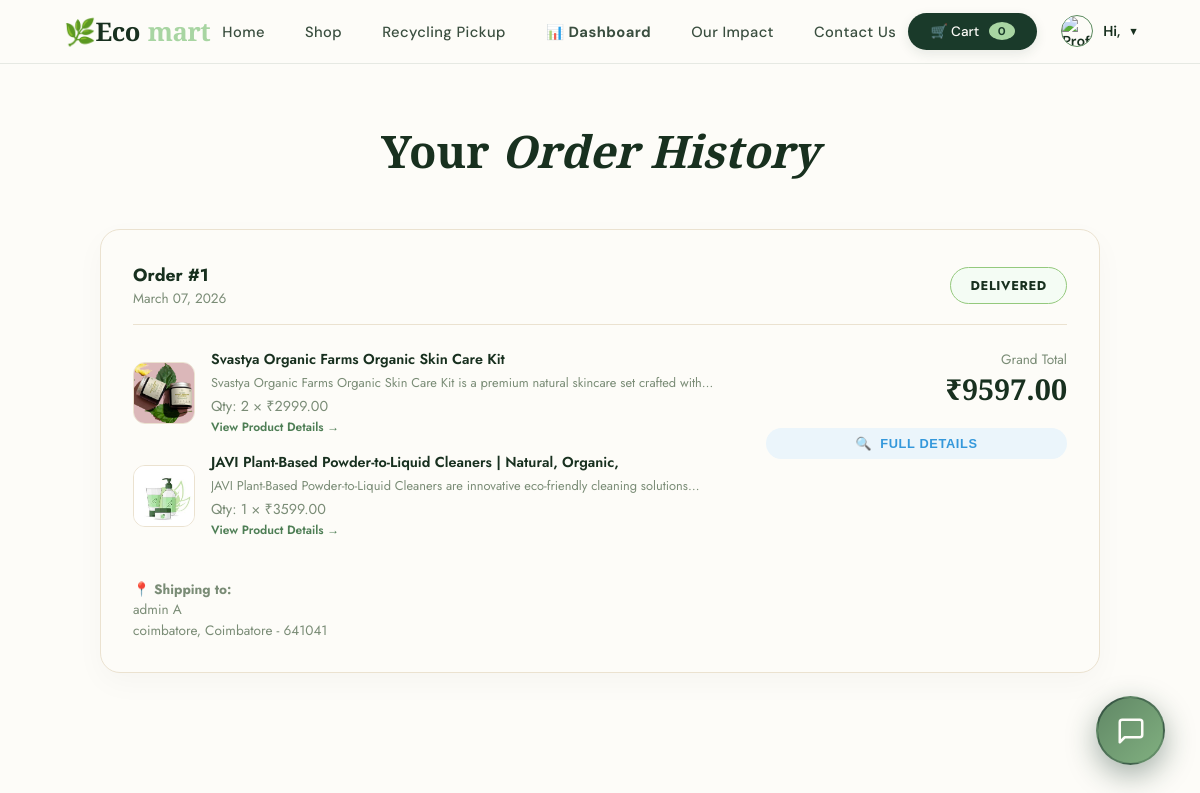
The page /my-orders (signed in) on the database as committed earlier.
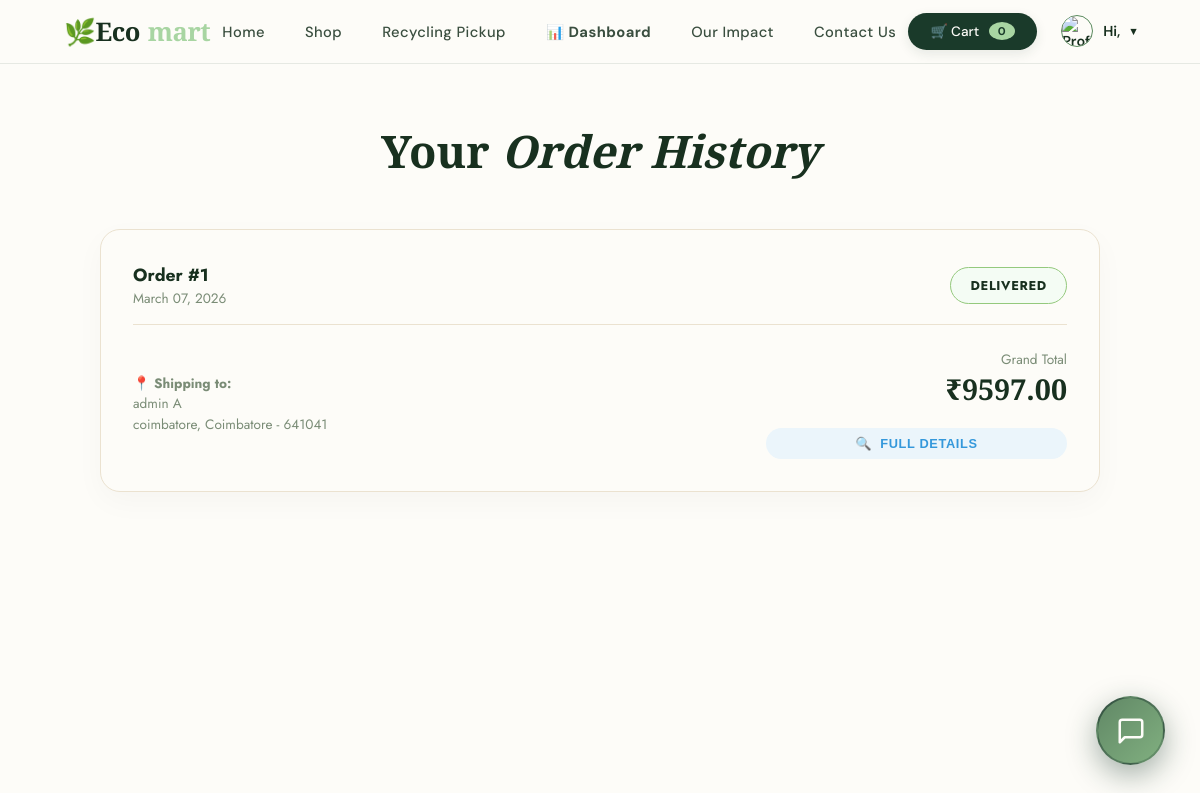
The same page on the database as committed later.
### myapp/models.py (models this page shows, shortened)
class Order(models.Model):
    user = models.ForeignKey(Register, on_delete=models.CASCADE)
    full_name = models.CharField(max_length=200)
    email = models.EmailField()
    phone = models.CharField(max_length=15)
    address = models.TextField()
    city = models.CharField(max_length=100)
    zip_code = models.CharField(max_length=10)
    total_price = models.DecimalField(max_digits=10, decimal_places=2)
    created_at = models.DateTimeField(auto_now_add=True)
    STATUS_CHOICES = (
        ('Pending', 'Pending'),
        ('Paid', 'Paid'),
        ('Shipped', 'Shipped'),
        ('Out for Delivery', 'Out for Delivery'),
        ('Delivered', 'Delivered'),
        ('Cancelled', 'Cancelled'),
    )
    status = models.CharField(max_length=20, choices=STATUS_CHOICES, default='Pending')

class OrderItem(models.Model):
    order = models.ForeignKey(Order, on_delete=models.CASCADE, related_name='items')
    product = models.ForeignKey(product, on_delete=models.CASCADE)
    price = models.DecimalField(max_digits=10, decimal_places=2)
    quantity = models.PositiveIntegerField(default=1)

class product(models.Model):
    product_img = models.ImageField(upload_to='uploads', null=True, blank=True)
    product_Categorie = models.ForeignKey(Category, on_delete=models.CASCADE, null=True)
    product_name = models.CharField(max_length=100)
    product_des = models.CharField(max_length=200)
    product_price = models.DecimalField(max_digits=10, decimal_places=2)
    carbon_footprint = models.DecimalField(max_digits=10, decimal_places=2, default=0.00)

### myapp/views.py (the view)
# urls.py: path('my-orders', views.my_orders, name='my_orders'),
def my_orders(request):
    if 'user_id' not in request.session:
        return redirect('signin')
    user = Register.objects.get(id=request.session['user_id'])
    orders = Order.objects.filter(user=user).order_by('-created_at')
    return render(request, 'Pages/orders.html', {'orders': orders})

### myapp/context_processors.py (called while the page is built)
def cart_count(request):
    count = 0
    user_role = request.session.get('user_role', 'User')
    if 'user_id' in request.session:
        user_id = request.session['user_id']
        try:
            user = Register.objects.get(id=user_id)
            if user.role != user_role:
                request.session['user_role'] = user.role
                user_role = user.role
        except Register.DoesNotExist:
            request.session.flush()
            return {'cart_count': 0, 'user_role': 'User'}
        cart_items = Cart.objects.filter(user_id=user_id)
        count = sum(item.quantity for item in cart_items)
    return {
        'cart_count': count,
        'user_role': user_role
    }

### myapp/templates/Pages/orders.html (shortened to what this page needs)
{% load static %}
<!DOCTYPE html>
<html lang="en">
<head>
</head>
<body>
    {% include 'base.html' %}
    <div class="orders-container">
        <h1>Your <em>Order History</em></h1>
        {% if orders %}
        {% for order in orders %}
        <div class="order-card">
            <div class="order-header">
                <div>
                    <div class="order-id">Order #{{ order.id }}</div>
                    <div class="order-date">{{ order.created_at|date:"F d, Y" }}</div>
                </div>
                <div class="status-badge
            {% if order.status == 'Pending' %}status-pending
            {% elif order.status == 'Paid' %}status-paid
            {% elif order.status == 'Shipped' %}status-shipped
            {% elif order.status == 'Delivered' %}status-delivered
            {% elif order.status == 'Out for Delivery' %}status-out{% endif %}">
                    {{ order.status }}
                </div>
            </div>
            <div class="order-content">
                <div class="items-list">
                    {% for item in order.items.all %}
                    <div class="item-row">
                        {% if item.product.product_img %}
                        <img src="{{ item.product.product_img.url }}" alt="{{ item.product.product_name }}"
                            class="item-img">
                        {% else %}
                        <div class="item-img"
                            style="display:flex; align-items:center; justify-content:center; background: #f0f0f0;">🌿
                        </div>
                        {% endif %}
                        <div class="item-info">
                            <div style="font-weight:600; color: var(--forest);">{{ item.product.product_name }}</div>
                            <div style="color:var(--muted); font-size: 0.8rem; margin: 4px 0; display: -webkit-box; -webkit-line-clamp: 1; line-clamp: 1; -webkit-box-orient: vertical; overflow: hidden;">
                                {{ item.product.product_des }}
                            </div>
                            <div style="color:var(--muted);">Qty: {{ item.quantity }} × ₹{{ item.price }}</div>
                            <a href="{% url 'product_details' item.product.id %}" style="font-size: 0.75rem; color: var(--sage); text-decoration: none; font-weight: 600;">View Product Details →</a>
                        </div>
                    </div>
                    {% endfor %}
                    <div class="shipping-info">
                        <strong>📍 Shipping to:</strong><br>
                        {{ order.full_name }}<br>
                        {{ order.address }}, {{ order.city }} - {{ order.zip_code }}
                    </div>
                </div>
                <div class="order-total">
                    <div style="font-size: 0.85rem; color: var(--muted);">Grand Total</div>
                    <div class="total-price">₹{{ order.total_price }}</div>
                    <button class="status-badge status-shipped" style="margin-top: 20px; border: none; cursor: pointer; display: flex; align-items: center; gap: 8px; width: 100%; justify-content: center;" onclick="toggleOrderModal('orderModal-{{ order.id }}')">
                        <span>🔍</span> Full Details
                    </button>
                </div>
            </div>
        </div>
        {% endfor %}
        {% endif %}
    </div>
</body>
</html>

### myapp/templates/base.html (shortened to what this page needs)
{% load static %}
<nav class="unified-nav" id="mainNavbar">
    <a href="/" class="nav-logo">🌿Eco<span>mart</span></a>
    <ul class="nav-links">
        <li><a href="{% url 'index' %}">Home</a></li>
        <li><a href="{% url 'product' %}">Shop</a></li>
        <li><a href="{% url 'request_pickup' %}">Recycling Pickup</a></li>
        {% if user_role == 'Admin' %}
        <li><a href="{% url 'admin_dashboard' %}" style="color: var(--sage-base); font-weight: 700;">📊 Dashboard</a>
        </li>
        {% endif %}
        <li><a href="/#impact">Our Impact</a></li>
        <li><a href="{% url 'contact_us' %}">Contact Us</a></li>
    </ul>
    <div class="nav-right">
        {% if request.session.user_id %}
        <a href="{% url 'view_cart' %}" class="nav-cart-btn">
            🛒 Cart <span class="cart-count">{{ cart_count }}</span>
        </a>
        <div class="user-dropdown">
            <div class="nav-user-info" id="dropdownToggle" style="display: flex; align-items: center; gap: 10px;">
                {% if request.session.user_image %}
                <img src="{{ request.session.user_image }}" alt="Profile"
                    style="width: 30px; height: 30px; border-radius: 50%; object-fit: cover; border: 1.5px solid var(--sage-base);">
                {% else %}
                <div
                    style="width: 30px; height: 30px; border-radius: 50%; background: var(--cream-base); display: flex; align-items: center; justify-content: center; font-size: 0.8rem; border: 1.5px solid var(--sage-base);">
                    👤</div>
                {% endif %}
                <span>Hi, {{ request.session.user_name }}</span> <span id="arrowIcon"
                    style="font-size: 0.7rem;">▾</span>
            </div>
        </div>
        {% else %}
        <a href="{% url 'signin' %}" class="nav-cta-btn">Sign In</a>
        {% endif %}
    </div>
</nav>
<div class="chatbot-btn" id="openChat">
    <svg width="30" height="30" viewBox="0 0 24 24" fill="none" stroke="currentColor" stroke-width="2"
        stroke-linecap="round" stroke-linejoin="round">
        <path d="M21 15a2 2 0 0 1-2 2H7l-4 4V5a2 2 0 0 1 2-2h14a2 2 0 0 1 2 2z"></path>
    </svg>
</div>

### myapp/templates/Pages/orders.html (style rules this page uses)
:root { --forest: #18301f; --moss: #2b5235; --sage: #4e7e55; --mint: #94c97d; --cream: #f6f1e8; --sand: #ebe2d0; --white: #fdfcf8; --text: #1a2418; --muted: #7a8c76; }
body { font-family: 'Jost', sans-serif; background: var(--white); color: var(--text); margin: 0; padding: 0; }
.orders-container { max-width: 1000px; margin: 120px auto 60px; padding: 0 2rem; }
h1 { font-family: 'Cormorant Garamond', serif; font-size: 2.8rem; color: var(--forest); margin-bottom: 3rem; text-align: center; }
.order-card { background: var(--white); border: 1px solid var(--sand); border-radius: 20px; padding: 2rem; margin-bottom: 2rem; box-shadow: 0 10px 30px rgba(0, 0, 0, 0.03); transition: transform 0.3s ease; }
.order-header { display: flex; justify-content: space-between; align-items: center; border-bottom: 1px solid var(--sand); padding-bottom: 1rem; margin-bottom: 1.5rem; }
.order-id { font-weight: 700; color: var(--forest); font-size: 1.1rem; }
.order-date { font-size: 0.85rem; color: var(--muted); }
.status-badge { padding: 0.5rem 1.2rem; border-radius: 100px; font-size: 0.8rem; font-weight: 700; text-transform: uppercase; letter-spacing: 0.05em; }
.status-shipped { background: #ebf5fb; color: #3498db; }
.status-delivered { background: #f4fcf4; color: var(--forest); border: 1px solid var(--mint); }
.order-content { display: grid; grid-template-columns: 2fr 1fr; gap: 2rem; }
.items-list { display: flex; flex-direction: column; gap: 1rem; }
.order-total { text-align: right; }
.total-price { font-family: 'Cormorant Garamond', serif; font-size: 1.8rem; font-weight: 700; color: var(--forest); }
.shipping-info { margin-top: 1.5rem; font-size: 0.85rem; color: var(--muted); line-height: 1.5; }
.unified-nav { background: rgba(253, 252, 248, 0.95) !important; backdrop-filter: blur(15px); border-bottom: 1px solid rgba(26, 58, 42, 0.1); padding: 0.8rem 4rem !important; }
.nav-logo, .nav-links a, .nav-user-info, .nav-logout-btn { color: var(--forest) !important; }
.nav-links a::after { background: var(--forest) !important; }

Rows that differ between the two databases and show on the page:
removed OrderItem: product.product_img (picture), product.product_name "Svastya Organic Farms Organic Skin Care Kit", product.product_des "Svastya Organic Farms Organic Skin Care Kit is a premium natural skincare set crafted…", quantity "2", price "2999.00"
removed OrderItem: product.product_img (picture), product.product_name "JAVI Plant-Based Powder-to-Liquid Cleaners | Natural, Organic,", product.product_des "JAVI Plant-Based Powder-to-Liquid Cleaners are innovative eco-friendly cleaning…", quantity "1", price "3599.00"
